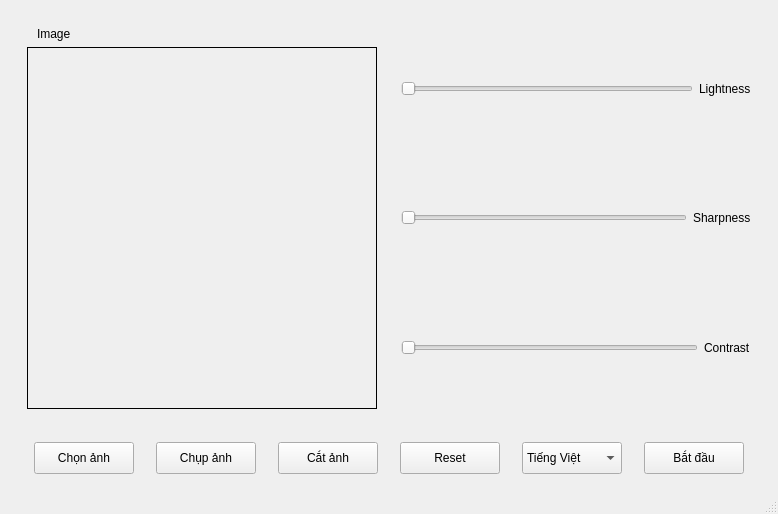
<?xml version="1.0" encoding="UTF-8"?>
<ui version="4.0">
 <class>MainWindow</class>
 <widget class="QMainWindow" name="MainWindow">
  <property name="geometry">
   <rect>
    <x>0</x>
    <y>0</y>
    <width>778</width>
    <height>514</height>
   </rect>
  </property>
  <property name="minimumSize">
   <size>
    <width>700</width>
    <height>450</height>
   </size>
  </property>
  <property name="windowTitle">
   <string>Image to PDF</string>
  </property>
  <widget class="QWidget" name="centralwidget">
   <layout class="QGridLayout" name="gridLayout">
    <item row="1" column="0">
     <widget class="QFrame" name="horizontalFrame">
      <property name="minimumSize">
       <size>
        <width>0</width>
        <height>50</height>
       </size>
      </property>
      <property name="maximumSize">
       <size>
        <width>16777215</width>
        <height>50</height>
       </size>
      </property>
      <layout class="QHBoxLayout" name="horizontalLayout">
       <item>
        <spacer name="horizontalSpacer_2">
         <property name="orientation">
          <enum>Qt::Horizontal</enum>
         </property>
         <property name="sizeHint" stdset="0">
          <size>
           <width>40</width>
           <height>20</height>
          </size>
         </property>
        </spacer>
       </item>
       <item>
        <widget class="QPushButton" name="imageChose">
         <property name="sizePolicy">
          <sizepolicy hsizetype="Preferred" vsizetype="Preferred">
           <horstretch>0</horstretch>
           <verstretch>0</verstretch>
          </sizepolicy>
         </property>
         <property name="minimumSize">
          <size>
           <width>100</width>
           <height>30</height>
          </size>
         </property>
         <property name="text">
          <string>Chọn ảnh</string>
         </property>
        </widget>
       </item>
       <item>
        <spacer name="horizontalSpacer_4">
         <property name="orientation">
          <enum>Qt::Horizontal</enum>
         </property>
         <property name="sizeHint" stdset="0">
          <size>
           <width>40</width>
           <height>20</height>
          </size>
         </property>
        </spacer>
       </item>
       <item>
        <widget class="QPushButton" name="imageCapture">
         <property name="sizePolicy">
          <sizepolicy hsizetype="Preferred" vsizetype="Preferred">
           <horstretch>0</horstretch>
           <verstretch>0</verstretch>
          </sizepolicy>
         </property>
         <property name="minimumSize">
          <size>
           <width>100</width>
           <height>30</height>
          </size>
         </property>
         <property name="text">
          <string>Chụp ảnh</string>
         </property>
        </widget>
       </item>
       <item>
        <spacer name="horizontalSpacer_5">
         <property name="orientation">
          <enum>Qt::Horizontal</enum>
         </property>
         <property name="sizeHint" stdset="0">
          <size>
           <width>40</width>
           <height>20</height>
          </size>
         </property>
        </spacer>
       </item>
       <item>
        <widget class="QPushButton" name="imageCrop">
         <property name="sizePolicy">
          <sizepolicy hsizetype="Preferred" vsizetype="Preferred">
           <horstretch>0</horstretch>
           <verstretch>0</verstretch>
          </sizepolicy>
         </property>
         <property name="minimumSize">
          <size>
           <width>100</width>
           <height>30</height>
          </size>
         </property>
         <property name="text">
          <string>Cắt ảnh</string>
         </property>
        </widget>
       </item>
       <item>
        <spacer name="horizontalSpacer">
         <property name="orientation">
          <enum>Qt::Horizontal</enum>
         </property>
         <property name="sizeHint" stdset="0">
          <size>
           <width>40</width>
           <height>20</height>
          </size>
         </property>
        </spacer>
       </item>
       <item>
        <widget class="QPushButton" name="reset">
         <property name="sizePolicy">
          <sizepolicy hsizetype="Preferred" vsizetype="Preferred">
           <horstretch>0</horstretch>
           <verstretch>0</verstretch>
          </sizepolicy>
         </property>
         <property name="minimumSize">
          <size>
           <width>100</width>
           <height>30</height>
          </size>
         </property>
         <property name="text">
          <string>Reset</string>
         </property>
        </widget>
       </item>
       <item>
        <spacer name="horizontalSpacer_6">
         <property name="orientation">
          <enum>Qt::Horizontal</enum>
         </property>
         <property name="sizeHint" stdset="0">
          <size>
           <width>40</width>
           <height>20</height>
          </size>
         </property>
        </spacer>
       </item>
       <item>
        <widget class="QComboBox" name="language">
         <property name="sizePolicy">
          <sizepolicy hsizetype="Preferred" vsizetype="Preferred">
           <horstretch>0</horstretch>
           <verstretch>0</verstretch>
          </sizepolicy>
         </property>
         <property name="minimumSize">
          <size>
           <width>100</width>
           <height>30</height>
          </size>
         </property>
         <item>
          <property name="text">
           <string>Tiếng Việt</string>
          </property>
         </item>
         <item>
          <property name="text">
           <string>Tiếng Anh</string>
          </property>
         </item>
         <item>
          <property name="text">
           <string>Tiếng Pháp</string>
          </property>
         </item>
         <item>
          <property name="text">
           <string>Tiếng Ý</string>
          </property>
         </item>
         <item>
          <property name="text">
           <string>Tiếng TBNha</string>
          </property>
         </item>
        </widget>
       </item>
       <item>
        <spacer name="horizontalSpacer_7">
         <property name="orientation">
          <enum>Qt::Horizontal</enum>
         </property>
         <property name="sizeHint" stdset="0">
          <size>
           <width>40</width>
           <height>20</height>
          </size>
         </property>
        </spacer>
       </item>
       <item>
        <widget class="QPushButton" name="begin">
         <property name="sizePolicy">
          <sizepolicy hsizetype="Preferred" vsizetype="Preferred">
           <horstretch>0</horstretch>
           <verstretch>0</verstretch>
          </sizepolicy>
         </property>
         <property name="minimumSize">
          <size>
           <width>100</width>
           <height>30</height>
          </size>
         </property>
         <property name="text">
          <string>Bắt đầu</string>
         </property>
        </widget>
       </item>
       <item>
        <spacer name="horizontalSpacer_3">
         <property name="orientation">
          <enum>Qt::Horizontal</enum>
         </property>
         <property name="sizeHint" stdset="0">
          <size>
           <width>40</width>
           <height>20</height>
          </size>
         </property>
        </spacer>
       </item>
      </layout>
     </widget>
    </item>
    <item row="0" column="0">
     <widget class="QFrame" name="horizontalFrame_2">
      <layout class="QHBoxLayout" name="horizontalLayout_3">
       <item>
        <widget class="QFrame" name="verticalFrame">
         <layout class="QVBoxLayout" name="verticalLayout_2">
          <item>
           <widget class="QLabel" name="imageLabel">
            <property name="text">
             <string>Image</string>
            </property>
            <property name="indent">
             <number>10</number>
            </property>
           </widget>
          </item>
          <item>
           <widget class="QLabel" name="imageContainer">
            <property name="sizePolicy">
             <sizepolicy hsizetype="Expanding" vsizetype="Expanding">
              <horstretch>0</horstretch>
              <verstretch>0</verstretch>
             </sizepolicy>
            </property>
            <property name="minimumSize">
             <size>
              <width>200</width>
              <height>200</height>
             </size>
            </property>
            <property name="frameShape">
             <enum>QFrame::Panel</enum>
            </property>
            <property name="frameShadow">
             <enum>QFrame::Plain</enum>
            </property>
            <property name="lineWidth">
             <number>1</number>
            </property>
            <property name="midLineWidth">
             <number>1</number>
            </property>
            <property name="text">
             <string/>
            </property>
            <property name="margin">
             <number>0</number>
            </property>
           </widget>
          </item>
         </layout>
        </widget>
       </item>
       <item>
        <widget class="QFrame" name="verticalFrame_2">
         <property name="sizePolicy">
          <sizepolicy hsizetype="Preferred" vsizetype="Preferred">
           <horstretch>0</horstretch>
           <verstretch>0</verstretch>
          </sizepolicy>
         </property>
         <layout class="QVBoxLayout" name="verticalLayout_3">
          <item>
           <layout class="QHBoxLayout" name="horizontalLayout_7">
            <item>
             <widget class="QSlider" name="lightnessSlider">
              <property name="orientation">
               <enum>Qt::Horizontal</enum>
              </property>
             </widget>
            </item>
            <item>
             <widget class="QLabel" name="lightnessLabel">
              <property name="text">
               <string>Lightness</string>
              </property>
              <property name="buddy">
               <cstring>lightnessSlider</cstring>
              </property>
             </widget>
            </item>
           </layout>
          </item>
          <item>
           <layout class="QHBoxLayout" name="horizontalLayout_5">
            <item>
             <widget class="QSlider" name="sharpnessSlider">
              <property name="orientation">
               <enum>Qt::Horizontal</enum>
              </property>
             </widget>
            </item>
            <item>
             <widget class="QLabel" name="sharpnessLabel">
              <property name="text">
               <string>Sharpness</string>
              </property>
              <property name="buddy">
               <cstring>sharpnessSlider</cstring>
              </property>
             </widget>
            </item>
           </layout>
          </item>
          <item>
           <layout class="QHBoxLayout" name="horizontalLayout_6">
            <item>
             <widget class="QSlider" name="contrastSlider">
              <property name="orientation">
               <enum>Qt::Horizontal</enum>
              </property>
             </widget>
            </item>
            <item>
             <widget class="QLabel" name="contrastLabel">
              <property name="text">
               <string>Contrast</string>
              </property>
              <property name="buddy">
               <cstring>contrastSlider</cstring>
              </property>
             </widget>
            </item>
           </layout>
          </item>
         </layout>
        </widget>
       </item>
      </layout>
     </widget>
    </item>
   </layout>
  </widget>
  <widget class="QStatusBar" name="statusbar"/>
 </widget>
 <resources/>
 <connections/>
</ui>
